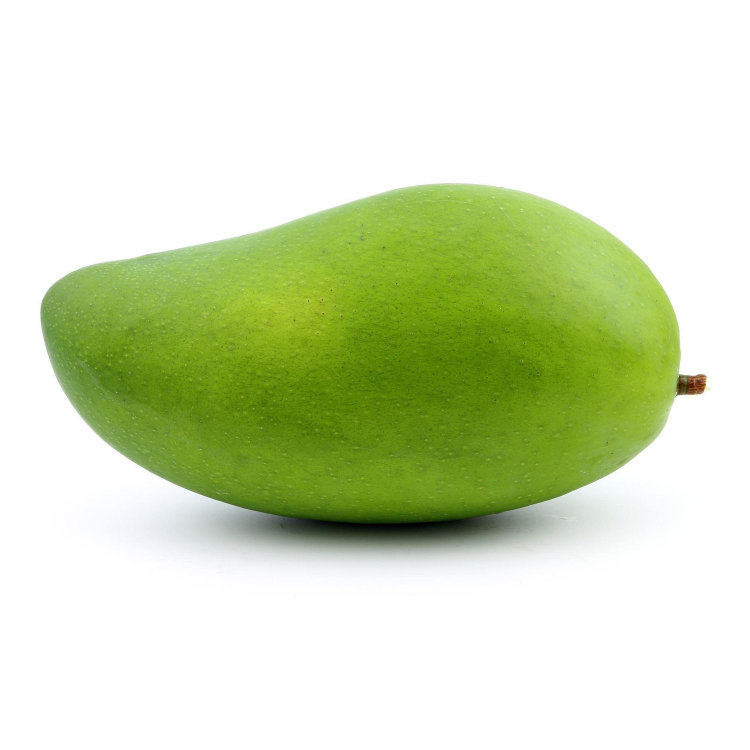
#> input picture unripe_mango.jpg, 1500 x 1500 px (shown at 1/2 size)
$ python MangoDetect.py
#> lines starting #> are read from the running program, lines starting #| are printed output that depends on the picture; after the words box and inside, x2 and y2 are one past the last pixel; in counts of white or black regions, pixels touching at a corner belong together; long printed decimals are rounded
import cv2
import numpy as np

def adjust_gamma(image, gamma=1.0):

   invGamma = 1.0 / gamma
   table = np.array([((i / 255.0) ** invGamma) * 255
      for i in np.arange(0, 256)]).astype("uint8")

   return cv2.LUT(image, table)

image = cv2.imread('unripe_mango.jpg')
#> image is the input picture: shape (1500, 1500, 3); mean B, G, R 188.4, 223.6, 212

resize_image1 = cv2.resize(image,(480,360))
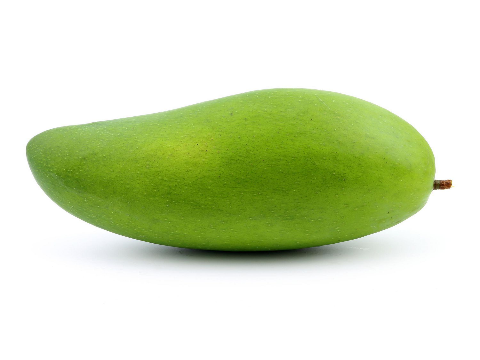
#> resize_image1: shape (360, 480, 3); mean B, G, R 188.4, 223.6, 212

adjusted = adjust_gamma(resize_image1, gamma=0.6)
#> in adjust_gamma, `return cv2.LUT(image, table)`:
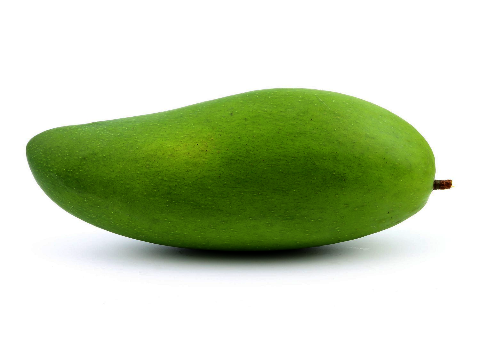
#> returned value: shape (360, 480, 3); mean of channels 0, 1, 2 179.5, 210.1, 197; drawn as B, G, R
#cv2.imshow('Original image', resize_image1)
#cv2.imshow('Adjusted image', adjusted)

hsv1 = cv2.cvtColor(adjusted, cv2.COLOR_BGR2HSV)
#> hsv1: shape (360, 480, 3); mean H, S, V 19.9, 68.5, 210.3
# [7 lines of commented-out code are left out]
low_range = np.array([8,60,30])
high_range = np.array([80,255,255])

mask = cv2.inRange(hsv1, low_range, high_range)
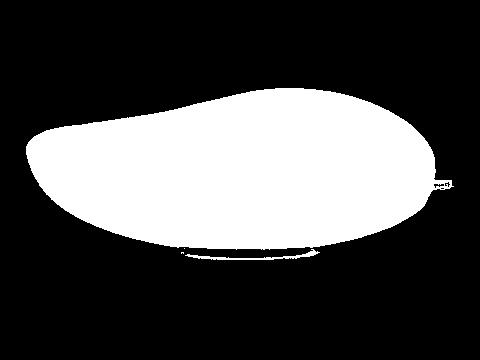
#> mask: shape (360, 480); 29.6% white; 4 white regions (2 under 20 px), largest, box (x1, y1, x2, y2) and area: (26, 88, 454, 250) 50847, (185, 249, 320, 260) 355
#cv2.imshow('maskl',mask)
image_final = cv2.bitwise_and(adjusted, adjusted, mask=mask)
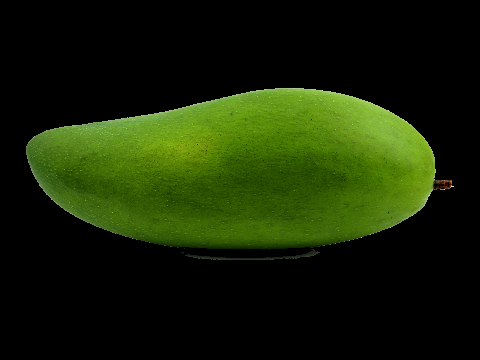
#> image_final: shape (360, 480, 3); mean B, G, R 4.9, 35.4, 22.8
(b_ripe, g_ripe, r_ripe,x_ripe) = cv2.mean(image_final, mask)
#> b_ripe = 16.7; g_ripe = 119.4; r_ripe = 76.87; x_ripe = 0
print("R_mean:",r_ripe,"G_mean:", g_ripe,"B_mean:", b_ripe)
#| R_mean: 76.874 G_mean: 119.427 B_mean: 16.701
d_ripe = abs(b_ripe-60)+abs(g_ripe-176)+abs(r_ripe-224)
#> d_ripe = 247
(b_unripe, g_unripe, r_unripe,x_unripe) = cv2.mean(image_final, mask)
#> b_unripe = 16.7; g_unripe = 119.4; r_unripe = 76.87; x_unripe = 0
d_unripe = abs(b_unripe-60)+abs(g_unripe-174)+abs(r_unripe-65)
#> d_unripe = 109.7
print('distance to ripe:', d_ripe)
#| distance to ripe: 246.998
print('distance to unripe:', d_unripe)
#| distance to unripe: 109.747

if d_ripe<d_unripe:
    mask = cv2.inRange(hsv1, low_range, high_range)
    image_final = cv2.bitwise_and(adjusted, adjusted, mask=mask)
    print("the fruit is ripe")
    cv2.imshow('Final Image', image_final)
    #cv2.imshow('Adjusted image', adjusted)
    #cv2.imshow('HSV image', hsv1)
    #cv2.imshow('Masked image', mask)
else:
    mask = cv2.inRange(hsv1, low_range, high_range)
    image_final = cv2.bitwise_and(adjusted, adjusted, mask=mask)
    print("the fruit is unripe")
    cv2.imshow('Final image', image_final)
    #cv2.imshow('Adjusted image', adjusted)
    #cv2.imshow('HSV image', hsv1)
    #cv2.imshow('Masked image', mask)

cv2.waitKey(0)
cv2.destroyAllWindows()

$ run again, with ripe_mango.jpg copied over unripe_mango.jpg
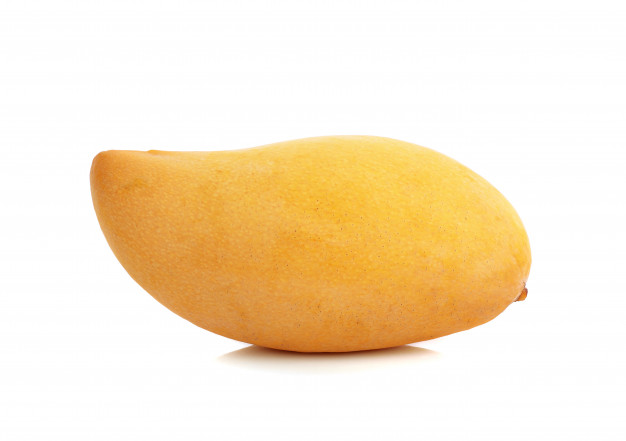
#> input picture ripe_mango.jpg, 626 x 441 px
#> image is the input picture: shape (441, 626, 3); mean B, G, R 203.7, 231.2, 248.6
#> hsv1: shape (360, 480, 3); mean H, S, V 5.8, 61.1, 244.4
#> `mask = cv2.inRange(hsv1, low_range, high_range)`:
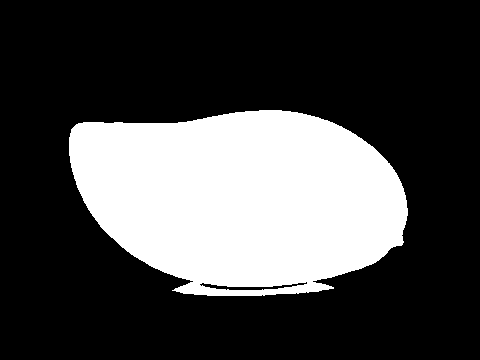
#> mask: shape (360, 480); 28.1% white; 1 white region, box (x1, y1, x2, y2) and area: (69, 110, 408, 296) 48497
#> `image_final = cv2.bitwise_and(adjusted, adjusted, mask=mask)`:
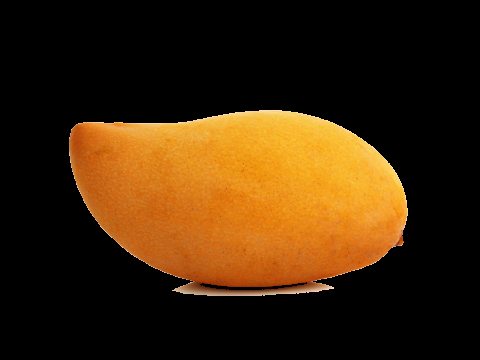
#> image_final: shape (360, 480, 3); mean B, G, R 9.9, 38, 62.2
#> b_ripe = 35.36; g_ripe = 135.3; r_ripe = 221.5; x_ripe = 0
#| R_mean: 221.545 G_mean: 135.319 B_mean: 35.362
#> d_ripe = 67.77
#> b_unripe = 35.36; g_unripe = 135.3; r_unripe = 221.5; x_unripe = 0
#> d_unripe = 219.9
#| distance to ripe: 67.774
#| distance to unripe: 219.864

$ run again, with ripe_mango2.jpg copied over unripe_mango.jpg
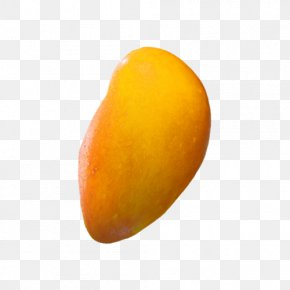
#> input picture ripe_mango2.jpg, 290 x 290 px
#> image is the input picture: shape (290, 290, 3); mean B, G, R 195.1, 222.9, 240.1
#> hsv1: shape (360, 480, 3); mean H, S, V 7.8, 55.6, 231.3
#> `mask = cv2.inRange(hsv1, low_range, high_range)`:
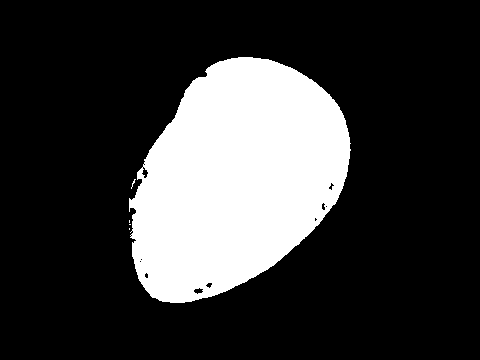
#> mask: shape (360, 480); 22.4% white; 5 white regions (4 under 20 px), largest, box (x1, y1, x2, y2) and area: (129, 57, 351, 303) 38635
#> `image_final = cv2.bitwise_and(adjusted, adjusted, mask=mask)`:
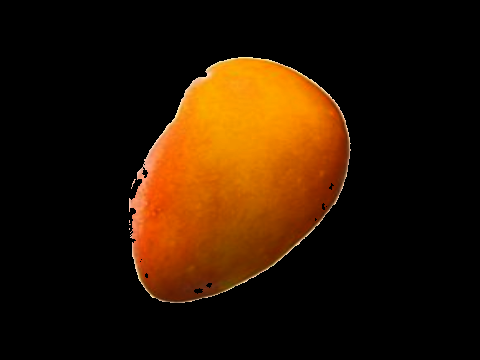
#> image_final: shape (360, 480, 3); mean B, G, R 2, 22.3, 44.6
#> b_ripe = 9.12; g_ripe = 99.78; r_ripe = 199.4; x_ripe = 0
#| R_mean: 199.420 G_mean: 99.777 B_mean: 9.123
#> d_ripe = 151.7
#> b_unripe = 9.12; g_unripe = 99.78; r_unripe = 199.4; x_unripe = 0
#> d_unripe = 259.5
#| distance to ripe: 151.680
#| distance to unripe: 259.520
